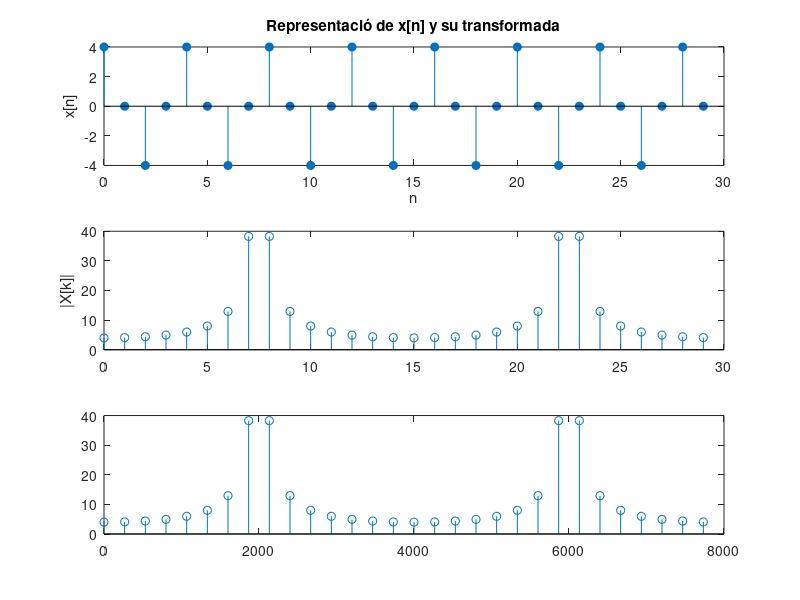
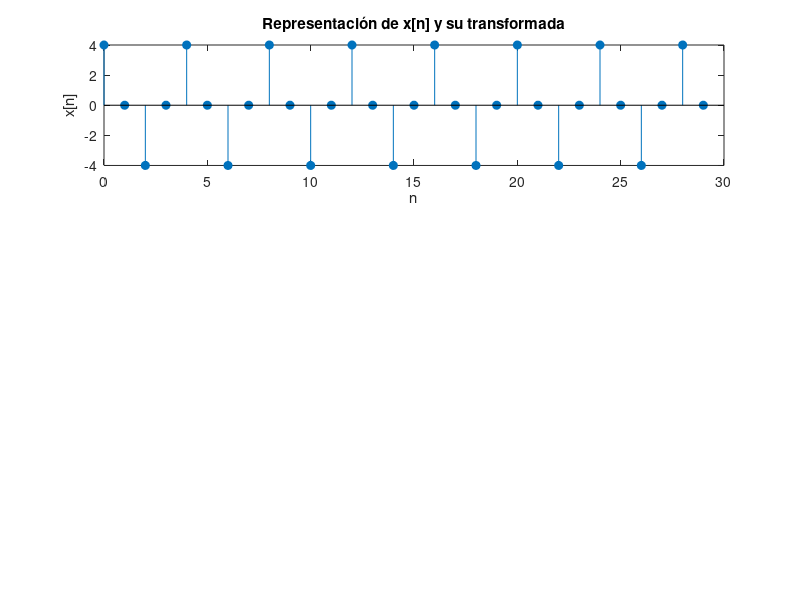

Write MATLAB code to recreate these figures, in order. (Note: this script raises an error after producing the figures.)
clear all; close all; clc;

%% 1 Cálculo de la DFT con la función fft() integrada en Matlab
clear all; close all; clc;
% Parametros de la señal
% Amplitudes
A = 4;
% Frecuéncias de la señal analógica
f1 = 2000; % Hz
fm = 8000;  % Hz
% Normalización de frecuéncias
Fx=f1/fm;
% Segment de L=30 mostres de senyal
L=30;
n=0:L-1;
x=A*cos(2*pi*Fx*n)

% Representació del senyal digital
figure(1)
subplot(311)
stem(n,x,"filled")
title('Representació de x[n] y su transformada'), ylabel('x[n]'), xlabel('n')
% Cálculo de la DFT
N=30;
k=0:N-1;
X=fft(x,N);
% Representacio de la transformada
subplot(312)
stem(k,abs(X)), ylabel('|X[k]|')
subplot(313)
f = k*fm/N
stem(f,abs(X))

%% 2 Cálculo de la DFT con nuestra función xx_trf()

% Representació del senyal digital
figure(2)
subplot(311)
stem(n,x,"filled")
title('Representación de x[n] y su transformada'), ylabel('x[n]'), xlabel('n')
% Cálculo de la DFT
N=30
step=1/N
frecs = 0:step:(1-2*step)
X=xx_trf(x,frecs);
% Representacio de la transformada
subplot(312)
stem(abs(X)), ylabel('|X[k]|')
subplot(313)
stem(angle(X)), ylabel('\Phi_X(F)'), xlabel('k')

%% 3 Ejercicios a partir del 11

% 11
% Parametres del senyal
% Amplituts
A = 4;
Fx=0.25; %Frequència normalitzada
% Segment de L=19 mostres
n=-9:9;
x=A*cos(2*pi*Fx*n);
% Finestra triangular
w=[1:10,9:-1:1]/10;
% Resultat d'aplicar la finestra al senyal
y=x.*w

% 12
figure(3)
% Primera posició, x[n]
subplot(311)
stem(n,x,"filled")
title('Representación de x[n],w[n] i y[n]'), ylabel('x[n]'), xlabel('n')
% Segona posició, w[n]
subplot(312)
stem(n,w), ylabel('w[n]'), xlabel('n')
% Tercera posició, y[n]
subplot(313)
stem(n,y), ylabel('y[n]'), xlabel('n')

%% 13
n1=[0:18]
y1 = y % Mateix vector, tan sols canvia index temporal

% 14
% Cálcul de la DFT
N=19
Y1=fft(y1,N)
% Representacio de la transformada
figure(5)
subplot(311)
stem(n1,y1), ylabel('y1[n1]'), xlabel('n1')
title('Representació de y[n],Y[k] i fase Y[k] per N=19'), ylabel('x[n]'), xlabel('n')
subplot(312)
stem(abs(Y1)), ylabel('|X[k]|'), xlabel('k')
subplot(313)
stem(angle(Y1)), ylabel('\Phi_X[k]'), xlabel('k')

% 15
% Cálcul de la DFT N=512 senyal enfinestrat
N=512
Ydft=fft(y1,N)
% Representacio de la transformada
figure(6)
subplot(311)
stem(n1,y1), ylabel('y1[n1]'), xlabel('n1')
title('Representació de y1[n],Y[k] i fase Y[k] per N=512'), ylabel('x[n]'), xlabel('n')
subplot(312)
stem(abs(Ydft)), ylabel('|Y[k]|'), xlabel('k')
subplot(313)
stem(angle(Ydft)), ylabel('\Phi_Y[k]'), xlabel('k')

% 16
% Cálcul de la DFT N=512 senyal sense enfinestrar
N=512
Xdft=fft(x,N)
% Representacio de la transformada
figure(7)
subplot(311)
stem(n,x), ylabel('x[n]'), xlabel('n')
title('Representació de x[n],|Xdft[k]| i |Ydft[k]| per N=512'), ylabel('x[n]'), xlabel('n')
subplot(312)
stem(abs(Xdft)), ylabel('|Xdft[k]|'), xlabel('k')
subplot(313)
stem(abs(Ydft)), ylabel('\Ydft[k]'), xlabel('k')

% 17, 18
lobul_prin = 36;
lobul_sec = 8;
G = 20*log10(lobul_prin/lobul_sec)

%% 19 Propietats de la DFT

no = 10;
N = 512;
k = 0:N-1;
Ydft1=Ydft.*exp((-j*2*pi*no.*k)/N)
zn=ifft(Ydft1)
zn = zn(11:29)
figure(8)
subplot(211)
stem(zn)
subplot(212)
stem(y1)
